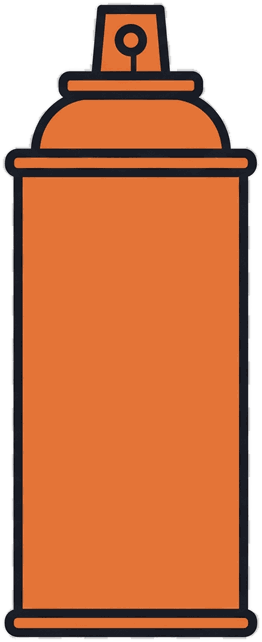
#> input picture asset_web/01obj_can.png, 262 x 642 px, given as the content of the folder asset, which was not available
$ python prep_assets.py
#> lines starting #> are read from the running program, lines starting #| are printed output that depends on the picture; after the words box and inside, x2 and y2 are one past the last pixel; in counts of white or black regions, pixels touching at a corner belong together
# asset/ 원본 → asset_web/ 게임용 가공본
#   오브젝트: 배경 제거(모서리 연결 플러드필) → 여백 크롭 → 리사이즈 → PNG 양자화
#   배경   : 빈 띠·워터마크 크롭 → 1080x1920 cover → JPEG
# 원본은 건드리지 않는다. 결과가 이상하면 TOL / OBJ_MAX 만 바꿔 다시 돌린다.
#
#   python tools/prep_assets.py
import os, sys
import numpy as np
from PIL import Image, ImageFilter

SRC, DST = 'asset', 'asset_web'
OBJ_MAX   = 800       # 오브젝트 긴 변 상한 (캔버스 1080폭 기준 충분)
BG_W, BG_H = 1080, 1920
TOL_LIGHT = 40        # 밝은 배경 허용 색차
TOL_DARK  = 20        # 어두운 배경은 외곽선과 가까워 좁게
WM_MARGIN = 300       # 배경 우하단 생성 AI 워터마크가 들어가는 여백(원본 px)

# 오브젝트 '안쪽'에 가짜 투명 체커무늬가 칠해져 있어 플러드필이 닿지 않는 파일.
# 해당 면의 실제 색으로 메운다.
REPAINT = {'06obj_light.png': (255, 255, 255)}   # 전등 스위치판 = 흰색


def row_fill(cand, seed):
    """한 행 안에서 연속 구간 단위로 시드를 퍼뜨린다 (경계에서 멈춤)."""
    if not cand.any():
        return np.zeros_like(cand)
    starts = cand & ~np.concatenate(([False], cand[:-1]))
    ids = np.cumsum(starts) * cand
    n = int(ids.max())
    hit = np.zeros(n + 1, bool)
    sel = seed & cand
    if sel.any():
        np.logical_or.at(hit, ids[sel], True)
    hit[0] = False
    return hit[ids]


def dilate(m):
    d = m.copy()
    d[1:] |= m[:-1]; d[:-1] |= m[1:]
    d[:, 1:] |= m[:, :-1]; d[:, :-1] |= m[:, 1:]
    return d


def bg_mask(rgb, tol):
    """테두리에서 연결된 배경 픽셀 마스크. 오브젝트 안쪽 같은 색은 남는다."""
    h, w, _ = rgb.shape
    border = np.concatenate([rgb[0], rgb[-1], rgb[:, 0], rgb[:, -1]])
    seed = np.median(border, axis=0)
    cand = np.abs(rgb - seed).max(axis=2) <= tol

    # 굵은 외곽선을 2px 두껍게 막는다. 선에 난 틈으로 오브젝트 안쪽까지
    # 배경이 새어 지워지는 것을 방지 (06obj_light 스위치판 사례)
    # 배경색 자체가 어두운 경우(돌벽 등)는 외곽선이 아니므로 제외한다
    dark = (rgb.max(axis=2) < 100) & ~cand
    if dark.mean() < .25:
        cand &= ~dilate(dilate(dark))

    seen = np.zeros((h, w), bool)
    seen[0] |= cand[0]; seen[-1] |= cand[-1]
    seen[:, 0] |= cand[:, 0]; seen[:, -1] |= cand[:, -1]

    for _ in range(12):
        before = seen.sum()
        for y in range(1, h):
            seen[y] = row_fill(cand[y], seen[y] | (seen[y - 1] & cand[y]))
        for y in range(h - 2, -1, -1):
            seen[y] = row_fill(cand[y], seen[y] | (seen[y + 1] & cand[y]))
        if seen.sum() == before:
            break
    return seen, float(np.mean(seed))


def do_object(path, out):
    im = Image.open(path).convert('RGBA')
    rgb = np.asarray(im.convert('RGB'), dtype=np.int16)
    # 테두리가 어두우면 좁은 허용치 (외곽선까지 먹지 않게)
    edge = np.median(np.concatenate([rgb[0], rgb[-1], rgb[:, 0], rgb[:, -1]]))
    tol = TOL_DARK if edge < 90 else TOL_LIGHT

    mask, _ = bg_mask(rgb, tol)
    cleared = mask.mean()

    a = np.asarray(im.getchannel('A')).copy()
    a[mask] = 0

    fill = REPAINT.get(os.path.basename(path))
    if fill:
        chk = ((rgb.max(axis=2) - rgb.min(axis=2) < 14) &
               (rgb.max(axis=2) >= 185) & (rgb.max(axis=2) <= 248) & ~mask)
        px = np.asarray(im.convert('RGB')).copy()
        px[chk] = fill
        im = Image.fromarray(px).convert('RGBA')
    im.putalpha(Image.fromarray(a).filter(ImageFilter.GaussianBlur(0.6)))   # 계단 완화

    box = im.getchannel('A').point(lambda v: 255 if v > 8 else 0).getbbox()
    if box:
        p = 2
        im = im.crop((max(0, box[0] - p), max(0, box[1] - p),
                      min(im.width, box[2] + p), min(im.height, box[3] + p)))

    if max(im.size) > OBJ_MAX:
        s = OBJ_MAX / max(im.size)
        im = im.resize((max(1, round(im.width * s)), max(1, round(im.height * s))), Image.LANCZOS)

    im.quantize(colors=200, method=Image.FASTOCTREE).save(out, optimize=True)
    return cleared, im.size, tol


def do_bg(path, out):
    im = Image.open(path).convert('RGB')
    a = np.asarray(im, dtype=np.int16)
    # 상하 빈 띠 제거
    flat = np.abs(a - np.median(a[3, 3])).max(axis=2) <= 18
    rows = ~flat.all(axis=1)
    ys = np.flatnonzero(rows)
    top, bot = (int(ys[0]), int(ys[-1]) + 1) if len(ys) else (0, im.height)
    cols = ~flat.all(axis=0)
    xs = np.flatnonzero(cols)
    left, right = (int(xs[0]), int(xs[-1]) + 1) if len(xs) else (0, im.width)
    # 우하단 워터마크가 남아 있으면 그만큼 더 잘라낸다
    bot -= max(0, WM_MARGIN - (im.height - bot))
    im = im.crop((left, top, right, max(top + 1, bot)))

    s = max(BG_W / im.width, BG_H / im.height)                    # cover
    im = im.resize((round(im.width * s), round(im.height * s)), Image.LANCZOS)
    x, y = (im.width - BG_W) // 2, (im.height - BG_H) // 2
    im = im.crop((x, y, x + BG_W, y + BG_H))
    im.save(out, quality=84, optimize=True, progressive=True)
    return (left, top, right, bot)


def main():
    os.makedirs(DST, exist_ok=True)
    files = sorted(f for f in os.listdir(SRC) if f.lower().endswith('.png'))
    tot_in = tot_out = 0
    print(f"{'파일':<24}{'전':>8}{'후':>8}  {'지운배경':>8}  {'출력크기':<12}비고")
    for f in files:
        src = os.path.join(SRC, f)
        sz_in = os.path.getsize(src)
        if f.startswith('bg_'):
            out = os.path.join(DST, f[:-4] + '.jpg')
            do_bg(src, out)
            note = ''
            cleared, size = None, Image.open(out).size
        else:
            out = os.path.join(DST, f)
            cleared, size, tol = do_object(src, out)
#> in do_object, im is the input picture: PIL image 262x642 RGBA; mean R, G, B, A 201.2, 128.5, 90, 206.2
#> in do_object, `edge = np.median(np.concatenate([rgb[0], rgb[-1], rgb[:, 0], rgb[:, -1..`: edge = 237
#> in do_object, `tol = TOL_DARK if edge < 90 else TOL_LIGHT`: tol = 40
#> in bg_mask, `border = np.concatenate([rgb[0], rgb[-1], rgb[:, 0], rgb[:, -1]])`: border = 1808 rows, first 8: [237, 237, 237], [237, 237, 237], [237, 237, 237], [237, 237, 237], [237, 237, 237], [237, 237, 237], [237, 237, 237], [237, 237, 237]
#> in bg_mask, `seed = np.median(border, axis=0)`: seed = [237, 237, 237]
#> in bg_mask, `cand = np.abs(rgb - seed).max(axis=2) <= tol`:
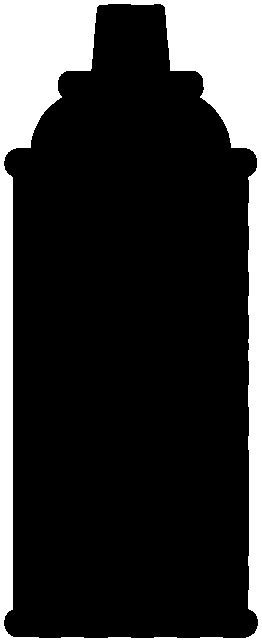
#> cand: shape (642, 262) bool; 20.4% white; 1 white region, box (x1, y1, x2, y2) and area: (0, 0, 262, 642) 34383
#> in bg_mask, `dark = (rgb.max(axis=2) < 100) & ~cand`:
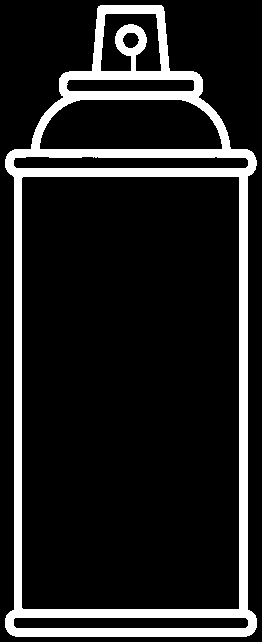
#> dark: shape (642, 262) bool; 13.4% white; 1 white region, box (x1, y1, x2, y2) and area: (5, 5, 257, 637) 22532
#> in dilate (call 2), `d[:, :-1] |= m[:, 1:]`:
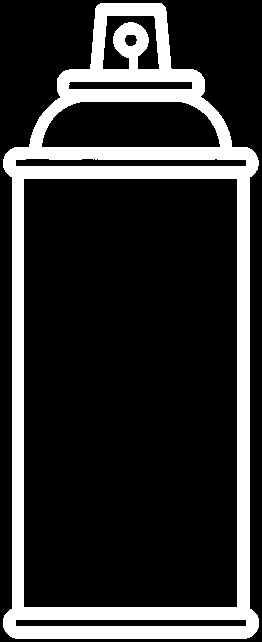
#> d: shape (642, 262) bool; 19.3% white; 1 white region, box (x1, y1, x2, y2) and area: (3, 3, 259, 639) 32384
#> in bg_mask, `cand &= ~dilate(dilate(dark))`:
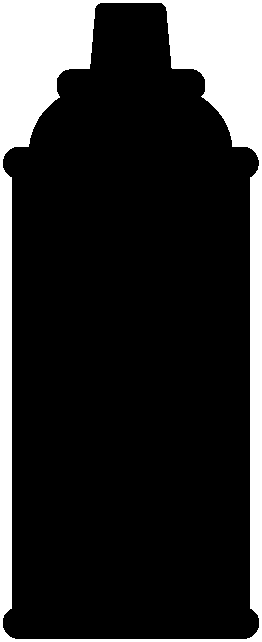
#> cand: shape (642, 262) bool; 19.1% white; 1 white region, box (x1, y1, x2, y2) and area: (0, 0, 262, 642) 32199
#> in bg_mask, `seen[0] |= cand[0]`: seen: shape (642, 262) bool; 0.16% white in thin lines or dots, all inside (x1, y1, x2, y2) = (0, 0, 262, 1)
#> in bg_mask, `seen[:, -1] |= cand[:, -1]`:
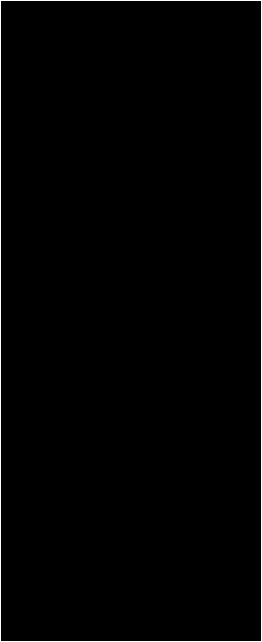
#> seen: shape (642, 262) bool; 1.1% white in thin lines or dots
#> the loop in bg_mask, `for _ in range(12):` made 2 passes
#> before on pass 1: 1804
#> in do_object, `a[mask] = 0`:
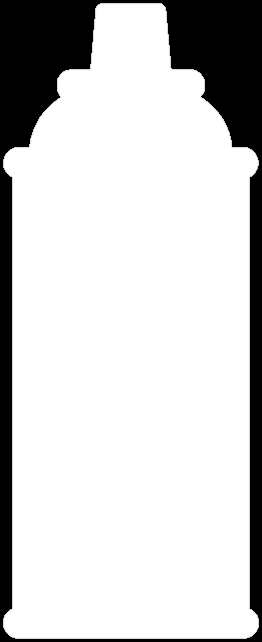
#> a: shape (642, 262); min 0, max 255, mean 205.7
#> in do_object, `im.quantize(colors=200, method=Image.FASTOCTREE).save(out, optimize=Tr..`:
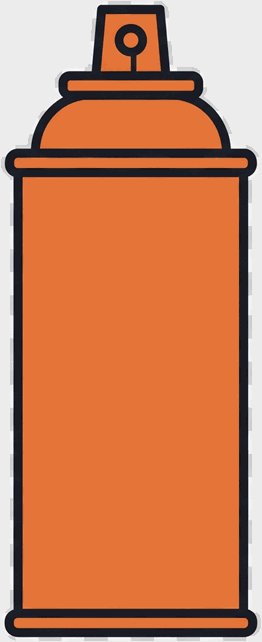
#> saved as 01obj_can.png: PIL image 262x642 P; mean R, G, B 201, 128.4, 89.8
            note = ''
            if cleared < .05:  note = '⚠ 배경이 거의 안 지워짐'
            elif cleared > .92: note = '⚠ 너무 많이 지워짐'
            elif tol == TOL_DARK: note = '어두운 배경'
        sz_out = os.path.getsize(out)
        tot_in += sz_in; tot_out += sz_out
        c = f'{cleared*100:.0f}%' if cleared is not None else '-'
        print(f"{f:<24}{sz_in//1024:>7}K{sz_out//1024:>7}K  {c:>8}  {f'{size[0]}x{size[1]}':<12}{note}")
#| 01obj_can.png                 8K      8K       19%  262x642
    print(f"\n합계 {tot_in/1024/1024:.1f}MB → {tot_out/1024/1024:.2f}MB "
          f"({tot_out*100//tot_in}%)  출력: {DST}/")


if __name__ == '__main__':
    main()
